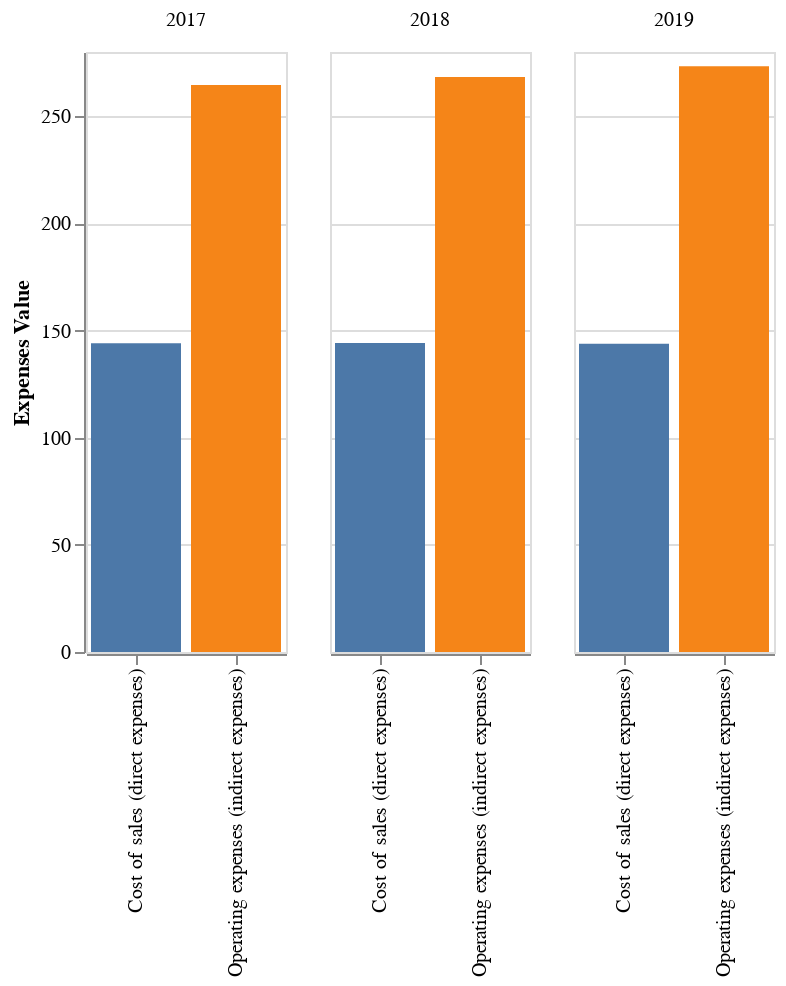

This figure's notebook cell:
### Code cell
alt.Chart(chart5_df).mark_bar().encode(
    x=alt.X('type', title=''),
    y=alt.Y('value:Q', title='Expenses Value'),
    color=alt.Color('type', legend=None),
    column=alt.Column('Reference year', title='')
).properties(width=100, height=300)

### Figure 1 — Vega-Lite specification as saved in the notebook (floating-point values rounded to 4 significant figures)
{"config": {"view": {"continuousWidth": 400, "continuousHeight": 300}}, "data": {"name": "data-e2dd5acbac832de7c964dc85b95e7a85"}, "mark": "bar", "encoding": {"color": {"field": "type", "legend": null, "type": "nominal"}, "column": {"field": "Reference year", "title": "", "type": "quantitative"}, "x": {"field": "type", "title": "", "type": "nominal"}, "y": {"field": "value", "title": "Expenses Value", "type": "quantitative"}}, "height": 300, "width": 100, "$schema": "https://vega.github.io/schema/vega-lite/v4.17.0.json", "datasets": {"data-e2dd5acbac832de7c964dc85b95e7a85": [{"Reference year": 2017.0, "Location indicator": "Rural", "type": "Cost of sales (direct expenses)", "value": "144.1"}, {"Reference year": 2018.0, "Location indicator": "Rural", "type": "Cost of sales (direct expenses)", "value": "144.2"}, {"Reference year": 2019.0, "Location indicator": "Rural", "type": "Cost of sales (direct expenses)", "value": "143.9"}, {"Reference year": 2017.0, "Location indicator": "Rural", "type": "Operating expenses (indirect expenses)", "value": "264.6"}, {"Reference year": 2018.0, "Location indicator": "Rural", "type": "Operating expenses (indirect expenses)", "value": "268.3"}, {"Reference year": 2019.0, "Location indicator": "Rural", "type": "Operating expenses (indirect expenses)", "value": "273.3"}]}}
